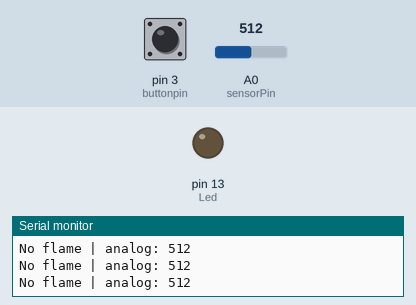
Simulated run of this sketch. Board: Arduino Uno, built with avr-gcc and run on an emulated ATmega328P. On the bench: output pins drawn as LEDs (lit = HIGH), the last lines printed to the serial monitor. Inputs (shaded band) come from the test bench; at power-on: pin 3 (buttonpin) LOW, A0 (sensorPin) = 512.

Above: at 1.2 s.
1.3 s: pin 3 (buttonpin) pulled HIGH for 0.25 s
At 1.5 s:
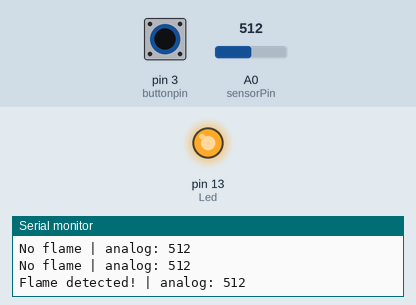
3.1 s: pin 3 (buttonpin) pulled HIGH for 3.2 s
At 7.3 s:
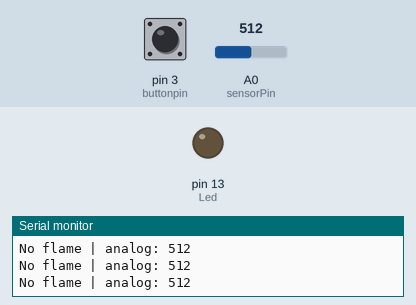
Timing chart, 0 to 8.8 s (numbered marks = the images above; inputs shaded):
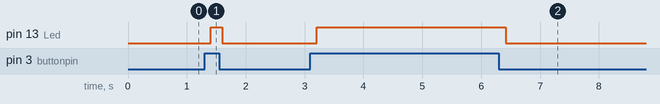

Measured:
- after the input at 1.3 s, pin 13 (Led): LOW → HIGH after 0.10 s, → LOW 0.20 s later
- after the input at 3.1 s, pin 13 (Led): LOW → HIGH after 0.11 s, → LOW 3.2 s later

The sketch:

lesson_20_flame_sensor.ino
```cpp
// Flame sensor - DO→D3, AO→A0, LED on D13
int Led = 13;
int buttonpin = 3;
int sensorPin = A0;
int val;

void setup() {
  pinMode(Led, OUTPUT);
  pinMode(buttonpin, INPUT);
  Serial.begin(9600);
}

void loop() {
  val = digitalRead(buttonpin);
  int sensorValue = analogRead(sensorPin);
  if (val == HIGH) {
    digitalWrite(Led, HIGH);
    Serial.print("Flame detected! | analog: ");
  } else {
    digitalWrite(Led, LOW);
    Serial.print("No flame | analog: ");
  }
  Serial.println(sensorValue);
  delay(200);
}
```
